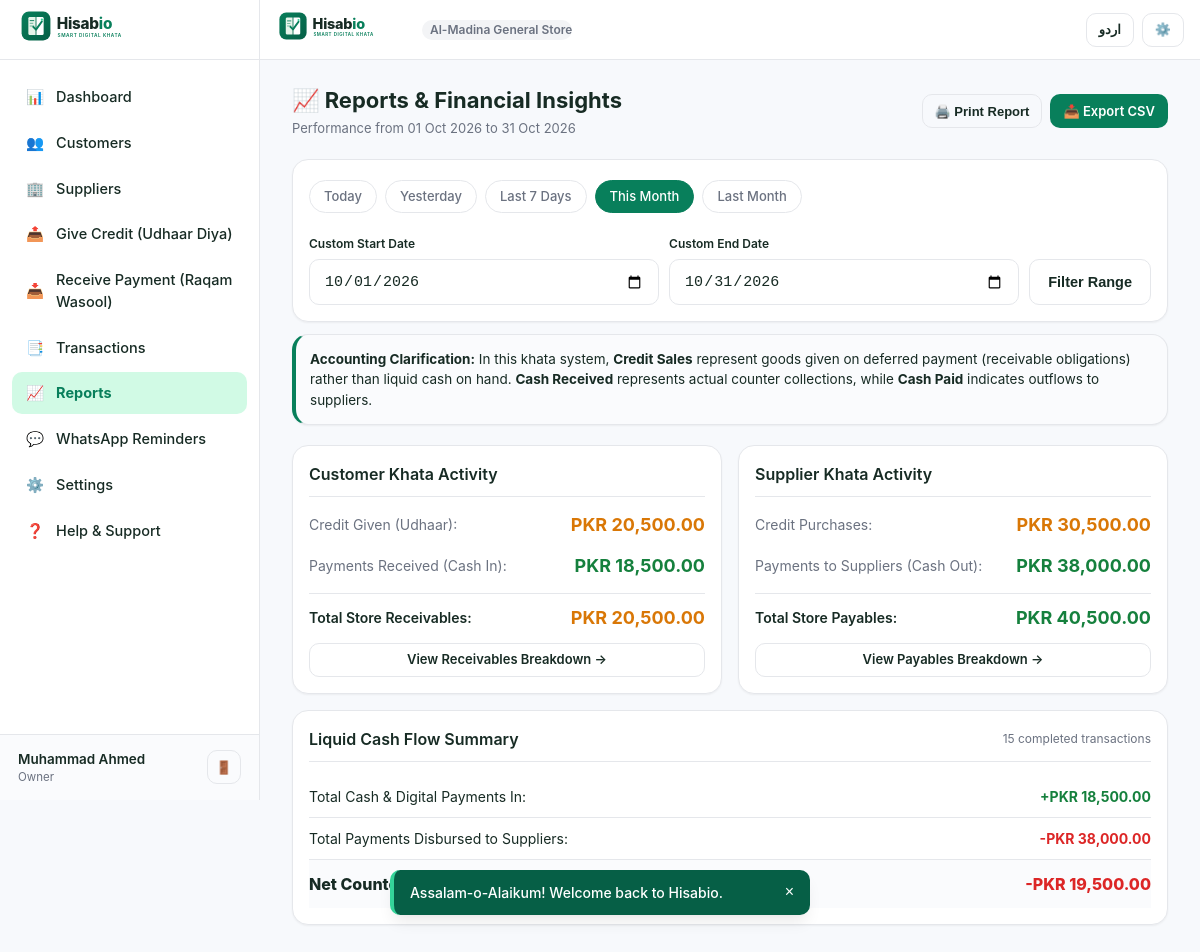
/reports.php (signed in), run on the app's committed database.
### tables this page shows
CREATE TABLE `users` (
  `id` INT UNSIGNED AUTO_INCREMENT PRIMARY KEY,
  `full_name` VARCHAR(150) NOT NULL,
  `email` VARCHAR(191) NULL,
  `mobile` VARCHAR(25) NOT NULL,
  `password_hash` VARCHAR(255) NOT NULL,
  `status` ENUM('active', 'inactive', 'suspended') DEFAULT 'active',
  `created_at` DATETIME NOT NULL DEFAULT CURRENT_TIMESTAMP,
  `updated_at` DATETIME NOT NULL DEFAULT CURRENT_TIMESTAMP ON UPDATE CURRENT_TIMESTAMP,
  UNIQUE KEY `idx_users_mobile` (`mobile`),
  KEY `idx_users_email` (`email`)
);

CREATE TABLE `roles` (
  `id` INT UNSIGNED AUTO_INCREMENT PRIMARY KEY,
  `business_id` INT UNSIGNED NOT NULL,
  `role_name` VARCHAR(100) NOT NULL,
  `permissions` JSON NULL,
  `created_at` DATETIME NOT NULL DEFAULT CURRENT_TIMESTAMP,
  CONSTRAINT `fk_roles_business` FOREIGN KEY (`business_id`) REFERENCES `businesses` (`id`) ON DELETE CASCADE
);

CREATE TABLE `businesses` (
  `id` INT UNSIGNED AUTO_INCREMENT PRIMARY KEY,
  `business_name` VARCHAR(200) NOT NULL,
  `business_code` VARCHAR(50) NOT NULL UNIQUE,
  `owner_user_id` INT UNSIGNED NOT NULL,
  `business_category` VARCHAR(100) DEFAULT 'General Store',
  `logo` VARCHAR(255) NULL,
  `currency` VARCHAR(10) DEFAULT 'PKR',
  `country` VARCHAR(50) DEFAULT 'Pakistan',
  `city` VARCHAR(100) DEFAULT 'Lahore',
  `address` TEXT NULL,
  `phone` VARCHAR(25) NULL,
  `receipt_footer` TEXT NULL,
  `timezone` VARCHAR(50) DEFAULT 'Asia/Karachi',
  `language` VARCHAR(10) DEFAULT 'en',
  `status` ENUM('active', 'inactive') DEFAULT 'active',
  `created_at` DATETIME NOT NULL DEFAULT CURRENT_TIMESTAMP,
  `updated_at` DATETIME NOT NULL DEFAULT CURRENT_TIMESTAMP ON UPDATE CURRENT_TIMESTAMP,
  CONSTRAINT `fk_businesses_owner` FOREIGN KEY (`owner_user_id`) REFERENCES `users` (`id`) ON DELETE CASCADE
);

### reports.php (the view, shortened to what the rows shown need)
<?php
require_once __DIR__ . '/includes/auth.php';
$biz = current_business();
include __DIR__ . '/includes/header.php';
?>
<div class="page-container">
  <div class="page-header no-print">
    <div>
      <h1 class="page-title">📈 <?= __('reports') ?> & Financial Insights</h1>
    </div>
  </div>
  <div class="form-row">
    <div class="card">
      <div class="card-header">
        <h2 class="card-title">Customer Khata Activity</h2>
      </div>
    </div>
    <div class="card">
      <div class="card-header">
        <h2 class="card-title">Supplier Khata Activity</h2>
      </div>
    </div>
  </div>
  <div class="card">
    <div class="card-header">
      <h2 class="card-title">Liquid Cash Flow Summary</h2>
    </div>
  </div>
</div>
<?php include __DIR__ . '/includes/footer.php'; ?>

### includes/header.php (shortened to what the rows shown need)
<?php
require_once __DIR__ . '/auth.php';
require_once __DIR__ . '/lang.php';
$current_user = current_user();
$current_business = current_business();
$is_rtl = is_rtl();
$lang = get_current_lang();
?>
<!DOCTYPE html>
<html lang="<?= $lang ?>" dir="<?= $is_rtl ? 'rtl' : 'ltr' ?>">
<head>
  <link rel="stylesheet" href="<?= BASE_URL ?>assets/css/style.css?v=<?= APP_VERSION ?>">
  <link rel="stylesheet" href="<?= BASE_URL ?>assets/css/responsive.css?v=<?= APP_VERSION ?>">
  <link rel="stylesheet" href="<?= BASE_URL ?>assets/css/animations.css?v=<?= APP_VERSION ?>">
  <link rel="stylesheet" href="<?= BASE_URL ?>assets/css/print.css?v=<?= APP_VERSION ?>" media="print">
</head>
<body class="page-enter">
  <div class="app-layout">
    <?php if (is_logged_in()): ?>
      <?php include __DIR__ . '/sidebar.php'; ?>
    <?php endif; ?>
    <main class="main-content">
      <header class="app-header no-print">
        <div class="header-brand">
          <a href="<?= is_logged_in() ? BASE_URL . 'dashboard.php' : BASE_URL . 'login.php' ?>" class="d-flex align-items-center">
            <img src="<?= BASE_URL ?>assets/images/logo.svg" alt="Hisabio Logo">
          </a>
          <?php if ($current_business): ?>
            <span class="badge badge-neutral" style="max-width: 150px; overflow: hidden; text-overflow: ellipsis; white-space: nowrap;">
              <?= htmlspecialchars($current_business['business_name']) ?>
            </span>
          <?php endif; ?>
        </div>
      </header>

### includes/sidebar.php
<?php
$current_page = basename($_SERVER['PHP_SELF'] ?? '');
?>
<aside class="app-sidebar no-print">
  <div class="sidebar-header">
    <a href="<?= BASE_URL ?>dashboard.php">
      <img src="<?= BASE_URL ?>assets/images/logo.svg" alt="Hisabio">
    </a>
  </div>
  <nav class="sidebar-nav">
    <a href="<?= BASE_URL ?>dashboard.php" class="sidebar-link <?= $current_page === 'dashboard.php' ? 'active' : '' ?>">
      <span>📊</span>
      <span><?= __('dashboard') ?></span>
    </a>
    <a href="<?= BASE_URL ?>customers.php" class="sidebar-link <?= in_array($current_page, ['customers.php', 'customer-add.php', 'customer-edit.php', 'customer-profile.php', 'customer-ledger.php', 'customer-statement.php'], true) ? 'active' : '' ?>">
      <span>👥</span>
      <span><?= __('customers') ?></span>
    </a>
    <a href="<?= BASE_URL ?>suppliers.php" class="sidebar-link <?= in_array($current_page, ['suppliers.php', 'supplier-add.php', 'supplier-edit.php', 'supplier-profile.php', 'supplier-ledger.php', 'supplier-statement.php'], true) ? 'active' : '' ?>">
      <span>🏢</span>
      <span><?= __('suppliers') ?></span>
    </a>
    <a href="<?= BASE_URL ?>give-credit.php" class="sidebar-link <?= $current_page === 'give-credit.php' ? 'active' : '' ?>">
      <span>📤</span>
      <span><?= __('give_credit') ?></span>
    </a>
    <a href="<?= BASE_URL ?>receive-payment.php" class="sidebar-link <?= $current_page === 'receive-payment.php' ? 'active' : '' ?>">
      <span>📥</span>
      <span><?= __('receive_payment') ?></span>
    </a>
    <a href="<?= BASE_URL ?>transactions.php" class="sidebar-link <?= in_array($current_page, ['transactions.php', 'transaction-details.php', 'transaction-reverse.php'], true) ? 'active' : '' ?>">
      <span>📑</span>
      <span><?= __('transactions') ?></span>
    </a>
    <a href="<?= BASE_URL ?>reports.php" class="sidebar-link <?= $current_page === 'reports.php' ? 'active' : '' ?>">
      <span>📈</span>
      <span><?= __('reports') ?></span>
    </a>
    <a href="<?= BASE_URL ?>reminders.php" class="sidebar-link <?= $current_page === 'reminders.php' ? 'active' : '' ?>">
      <span>💬</span>
      <span><?= __('reminders') ?></span>
    </a>
    <a href="<?= BASE_URL ?>settings.php" class="sidebar-link <?= in_array($current_page, ['settings.php', 'appearance.php', 'security.php', 'backup.php', 'users.php', 'roles.php'], true) ? 'active' : '' ?>">
      <span>⚙️</span>
      <span><?= __('settings') ?></span>
    </a>
    <a href="<?= BASE_URL ?>help.php" class="sidebar-link <?= $current_page === 'help.php' ? 'active' : '' ?>">
      <span>❓</span>
      <span><?= __('help_support') ?></span>
    </a>
  </nav>
  <div class="sidebar-footer">
    <div class="business-pill">
      <span class="business-pill-name"><?= htmlspecialchars($current_user['full_name'] ?? 'User') ?></span>
      <span class="business-pill-role"><?= htmlspecialchars($current_business['role_name'] ?? 'Owner') ?></span>
    </div>
    <a href="<?= BASE_URL ?>logout.php" class="btn btn-outline btn-sm" title="<?= __('logout') ?>" style="padding: 4px 8px;">
      🚪
    </a>
  </div>
</aside>

### data on the page
users: full_name "Muhammad Ahmed"
roles: role_name "Owner", business.business_name "Al-Madina General S…"

### other printed values
__('dashboard') "Dashboard"
__('customers') "Customers"
__('suppliers') "Suppliers"
__('give_credit') "Give Credit (Udhaar Diya)"
__('receive_payment') "Receive Payment (Raqam Wasool)"
__('transactions') "Transactions"
__('reports') "Reports"
__('reminders') "WhatsApp Reminders"
__('settings') "Settings"
__('help_support') "Help & Support"
format_date($start_date) "01 Oct 2026"
format_date($end_date) "31 Oct 2026"
format_currency($report_metrics['credit_given']) "PKR 20,500.00"
format_currency($report_metrics['cash_received']) "PKR 18,500.00"
format_currency($stats['total_receivables']) "PKR 20,500.00"
